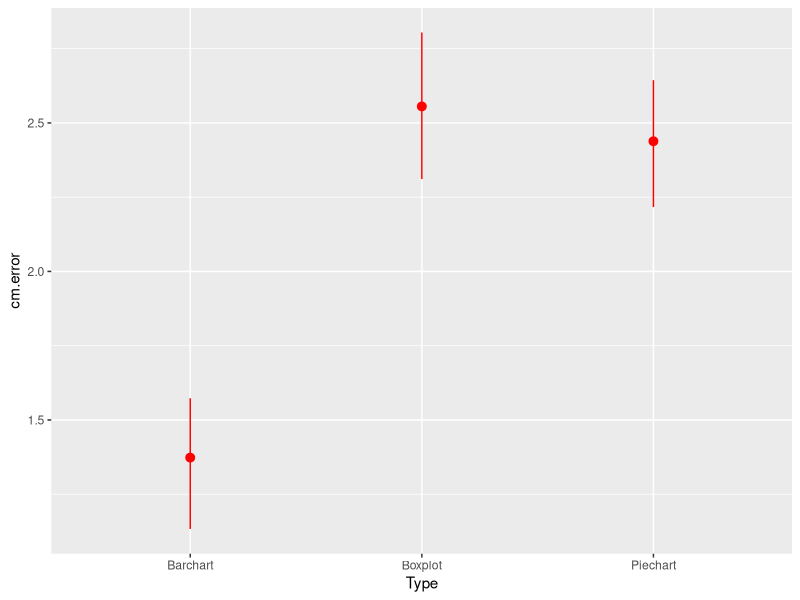
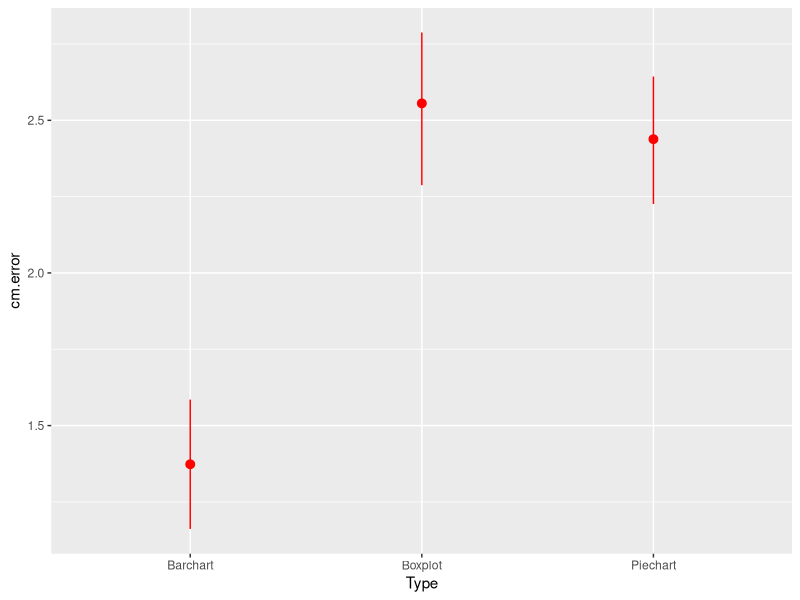

Recreate these plots in R, in order.
#install.packages("ggplot2", repos = "http://cran.us.r-project.org") # if not already installed
#install.packages("ggrepel", repos = "http://cran.us.r-project.org") # if not already installed
#install.packages("tidyverse", repos = "http://cran.us.r-project.org") # if not already installed
#install.packages("Hmisc", repos = "http://cran.us.r-project.org") # if not already installed

library(ggplot2)
library(Hmisc)

pdf(NULL)

data <- read.csv('./data/data_final.csv')
ggplot(data, aes(x = Type, y = cm.error)) + stat_summary(fun.data = 'mean_cl_boot', colour = 'red', size = 0.5)
#stat_summary(mapping = NULL, data = NULL, geom = "pointrange", position = "identity")

ggsave('./data/plot.png')
